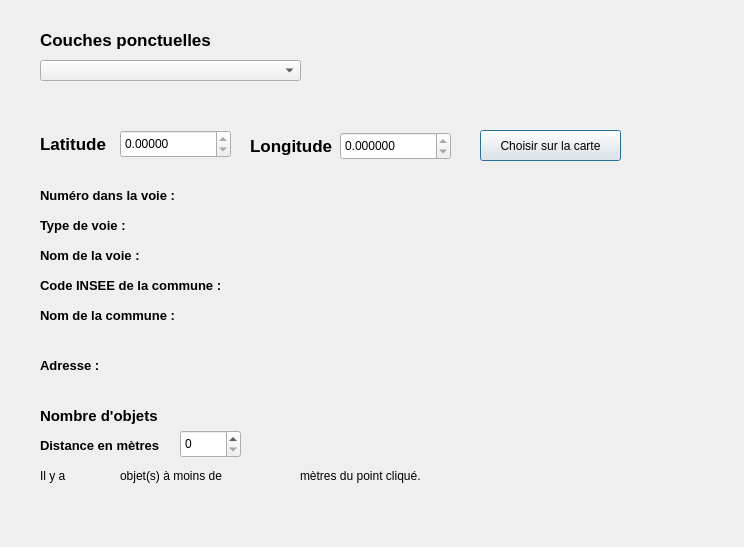
<?xml version="1.0" encoding="UTF-8"?>
<ui version="4.0">
 <class>Qdialog</class>
 <widget class="QDialog" name="Qdialog">
  <property name="geometry">
   <rect>
    <x>0</x>
    <y>0</y>
    <width>744</width>
    <height>547</height>
   </rect>
  </property>
  <property name="windowTitle">
   <string>TP QGIS TSI</string>
  </property>
  <widget class="QLabel" name="label">
   <property name="geometry">
    <rect>
     <x>40</x>
     <y>30</y>
     <width>181</width>
     <height>19</height>
    </rect>
   </property>
   <property name="font">
    <font>
     <pointsize>13</pointsize>
     <weight>75</weight>
     <bold>true</bold>
    </font>
   </property>
   <property name="text">
    <string>Couches ponctuelles</string>
   </property>
  </widget>
  <widget class="QgsMapLayerComboBox" name="mMapLayerComboBox">
   <property name="geometry">
    <rect>
     <x>40</x>
     <y>60</y>
     <width>261</width>
     <height>21</height>
    </rect>
   </property>
   <property name="font">
    <font>
     <pointsize>13</pointsize>
    </font>
   </property>
  </widget>
  <widget class="QLabel" name="label_2">
   <property name="geometry">
    <rect>
     <x>40</x>
     <y>128</y>
     <width>71</width>
     <height>31</height>
    </rect>
   </property>
   <property name="font">
    <font>
     <pointsize>13</pointsize>
     <weight>75</weight>
     <bold>true</bold>
    </font>
   </property>
   <property name="text">
    <string>Latitude</string>
   </property>
  </widget>
  <widget class="QDoubleSpinBox" name="doubleSpinBox_latitude">
   <property name="geometry">
    <rect>
     <x>120</x>
     <y>130</y>
     <width>111</width>
     <height>28</height>
    </rect>
   </property>
   <property name="readOnly">
    <bool>true</bool>
   </property>
   <property name="decimals">
    <number>5</number>
   </property>
   <property name="minimum">
    <double>-90.000000000000000</double>
   </property>
   <property name="maximum">
    <double>90.000000000000000</double>
   </property>
  </widget>
  <widget class="QDoubleSpinBox" name="doubleSpinBox_longitude">
   <property name="geometry">
    <rect>
     <x>340</x>
     <y>132</y>
     <width>111</width>
     <height>28</height>
    </rect>
   </property>
   <property name="readOnly">
    <bool>true</bool>
   </property>
   <property name="decimals">
    <number>6</number>
   </property>
   <property name="minimum">
    <double>-180.000000000000000</double>
   </property>
   <property name="maximum">
    <double>180.990000000000009</double>
   </property>
  </widget>
  <widget class="QLabel" name="label_3">
   <property name="geometry">
    <rect>
     <x>250</x>
     <y>130</y>
     <width>91</width>
     <height>31</height>
    </rect>
   </property>
   <property name="font">
    <font>
     <pointsize>13</pointsize>
     <weight>75</weight>
     <bold>true</bold>
    </font>
   </property>
   <property name="text">
    <string>Longitude</string>
   </property>
  </widget>
  <widget class="QPushButton" name="pushButton_map_clic">
   <property name="geometry">
    <rect>
     <x>480</x>
     <y>130</y>
     <width>141</width>
     <height>31</height>
    </rect>
   </property>
   <property name="text">
    <string>Choisir sur la carte</string>
   </property>
  </widget>
  <widget class="QLabel" name="label_4">
   <property name="geometry">
    <rect>
     <x>40</x>
     <y>180</y>
     <width>151</width>
     <height>31</height>
    </rect>
   </property>
   <property name="font">
    <font>
     <pointsize>10</pointsize>
     <weight>75</weight>
     <bold>true</bold>
    </font>
   </property>
   <property name="text">
    <string>Numéro dans la voie :</string>
   </property>
  </widget>
  <widget class="QLabel" name="label_numero_voie">
   <property name="geometry">
    <rect>
     <x>280</x>
     <y>180</y>
     <width>101</width>
     <height>31</height>
    </rect>
   </property>
   <property name="font">
    <font>
     <pointsize>11</pointsize>
    </font>
   </property>
   <property name="text">
    <string/>
   </property>
   <property name="scaledContents">
    <bool>false</bool>
   </property>
  </widget>
  <widget class="QLabel" name="label_7">
   <property name="geometry">
    <rect>
     <x>40</x>
     <y>210</y>
     <width>151</width>
     <height>31</height>
    </rect>
   </property>
   <property name="font">
    <font>
     <pointsize>10</pointsize>
     <weight>75</weight>
     <bold>true</bold>
    </font>
   </property>
   <property name="text">
    <string>Type de voie :</string>
   </property>
  </widget>
  <widget class="QLabel" name="label_8">
   <property name="geometry">
    <rect>
     <x>40</x>
     <y>240</y>
     <width>151</width>
     <height>31</height>
    </rect>
   </property>
   <property name="font">
    <font>
     <pointsize>10</pointsize>
     <weight>75</weight>
     <bold>true</bold>
    </font>
   </property>
   <property name="text">
    <string>Nom de la voie :</string>
   </property>
  </widget>
  <widget class="QLabel" name="label_9">
   <property name="geometry">
    <rect>
     <x>40</x>
     <y>270</y>
     <width>201</width>
     <height>31</height>
    </rect>
   </property>
   <property name="font">
    <font>
     <pointsize>10</pointsize>
     <weight>75</weight>
     <bold>true</bold>
    </font>
   </property>
   <property name="text">
    <string>Code INSEE de la commune :</string>
   </property>
  </widget>
  <widget class="QLabel" name="label_10">
   <property name="geometry">
    <rect>
     <x>40</x>
     <y>300</y>
     <width>201</width>
     <height>31</height>
    </rect>
   </property>
   <property name="font">
    <font>
     <pointsize>10</pointsize>
     <weight>75</weight>
     <bold>true</bold>
    </font>
   </property>
   <property name="text">
    <string>Nom de la commune :</string>
   </property>
  </widget>
  <widget class="QLabel" name="label_type_voie">
   <property name="geometry">
    <rect>
     <x>280</x>
     <y>210</y>
     <width>101</width>
     <height>31</height>
    </rect>
   </property>
   <property name="text">
    <string/>
   </property>
  </widget>
  <widget class="QLabel" name="label_nom_voie">
   <property name="geometry">
    <rect>
     <x>280</x>
     <y>240</y>
     <width>101</width>
     <height>31</height>
    </rect>
   </property>
   <property name="text">
    <string/>
   </property>
  </widget>
  <widget class="QLabel" name="label_insee">
   <property name="geometry">
    <rect>
     <x>280</x>
     <y>270</y>
     <width>101</width>
     <height>31</height>
    </rect>
   </property>
   <property name="text">
    <string/>
   </property>
  </widget>
  <widget class="QLabel" name="label_commune">
   <property name="geometry">
    <rect>
     <x>280</x>
     <y>300</y>
     <width>101</width>
     <height>31</height>
    </rect>
   </property>
   <property name="text">
    <string/>
   </property>
  </widget>
  <widget class="QLabel" name="label_11">
   <property name="geometry">
    <rect>
     <x>40</x>
     <y>350</y>
     <width>71</width>
     <height>31</height>
    </rect>
   </property>
   <property name="font">
    <font>
     <pointsize>10</pointsize>
     <weight>75</weight>
     <bold>true</bold>
    </font>
   </property>
   <property name="text">
    <string>Adresse :</string>
   </property>
  </widget>
  <widget class="QLabel" name="label_adresse">
   <property name="geometry">
    <rect>
     <x>140</x>
     <y>350</y>
     <width>101</width>
     <height>41</height>
    </rect>
   </property>
   <property name="text">
    <string/>
   </property>
  </widget>
  <widget class="QLabel" name="label_12">
   <property name="geometry">
    <rect>
     <x>40</x>
     <y>400</y>
     <width>131</width>
     <height>31</height>
    </rect>
   </property>
   <property name="font">
    <font>
     <pointsize>11</pointsize>
     <weight>75</weight>
     <bold>true</bold>
    </font>
   </property>
   <property name="text">
    <string>Nombre d'objets</string>
   </property>
  </widget>
  <widget class="QLabel" name="label_adresse_2">
   <property name="geometry">
    <rect>
     <x>40</x>
     <y>460</y>
     <width>31</width>
     <height>31</height>
    </rect>
   </property>
   <property name="text">
    <string>Il y a</string>
   </property>
  </widget>
  <widget class="QLabel" name="label_objs">
   <property name="geometry">
    <rect>
     <x>80</x>
     <y>460</y>
     <width>31</width>
     <height>41</height>
    </rect>
   </property>
   <property name="text">
    <string/>
   </property>
  </widget>
  <widget class="QLabel" name="label_adresse_4">
   <property name="geometry">
    <rect>
     <x>120</x>
     <y>460</y>
     <width>131</width>
     <height>31</height>
    </rect>
   </property>
   <property name="text">
    <string>objet(s) à moins de </string>
   </property>
  </widget>
  <widget class="QLabel" name="label_distance">
   <property name="geometry">
    <rect>
     <x>260</x>
     <y>460</y>
     <width>31</width>
     <height>41</height>
    </rect>
   </property>
   <property name="text">
    <string/>
   </property>
  </widget>
  <widget class="QLabel" name="label_adresse_6">
   <property name="geometry">
    <rect>
     <x>300</x>
     <y>460</y>
     <width>161</width>
     <height>31</height>
    </rect>
   </property>
   <property name="text">
    <string>mètres du point cliqué.</string>
   </property>
  </widget>
  <widget class="QLabel" name="label_13">
   <property name="geometry">
    <rect>
     <x>40</x>
     <y>430</y>
     <width>131</width>
     <height>31</height>
    </rect>
   </property>
   <property name="font">
    <font>
     <pointsize>10</pointsize>
     <weight>75</weight>
     <bold>true</bold>
    </font>
   </property>
   <property name="text">
    <string>Distance en mètres</string>
   </property>
  </widget>
  <widget class="QSpinBox" name="spinBox_distance">
   <property name="geometry">
    <rect>
     <x>180</x>
     <y>430</y>
     <width>61</width>
     <height>28</height>
    </rect>
   </property>
   <property name="maximum">
    <number>1000</number>
   </property>
  </widget>
 </widget>
 <customwidgets>
  <customwidget>
   <class>QgsMapLayerComboBox</class>
   <extends>QComboBox</extends>
   <header>qgsmaplayercombobox.h</header>
  </customwidget>
 </customwidgets>
 <resources/>
 <connections/>
</ui>
